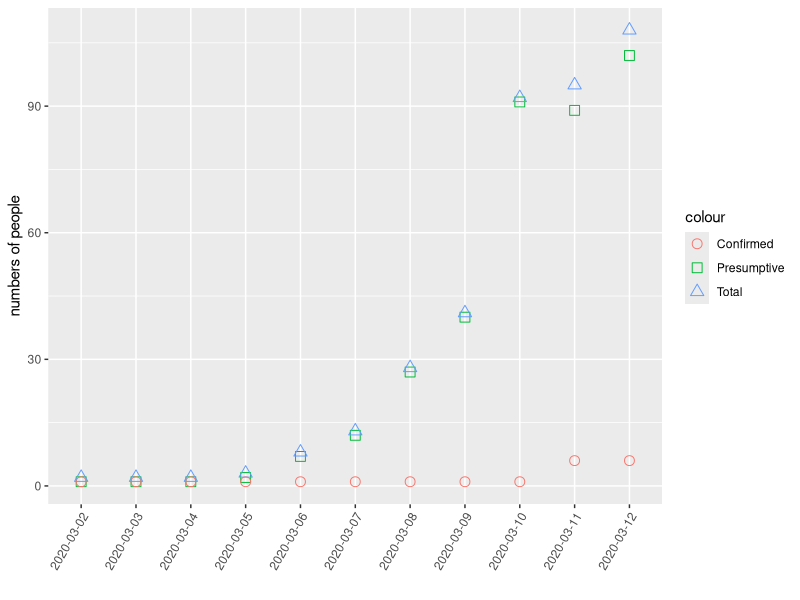
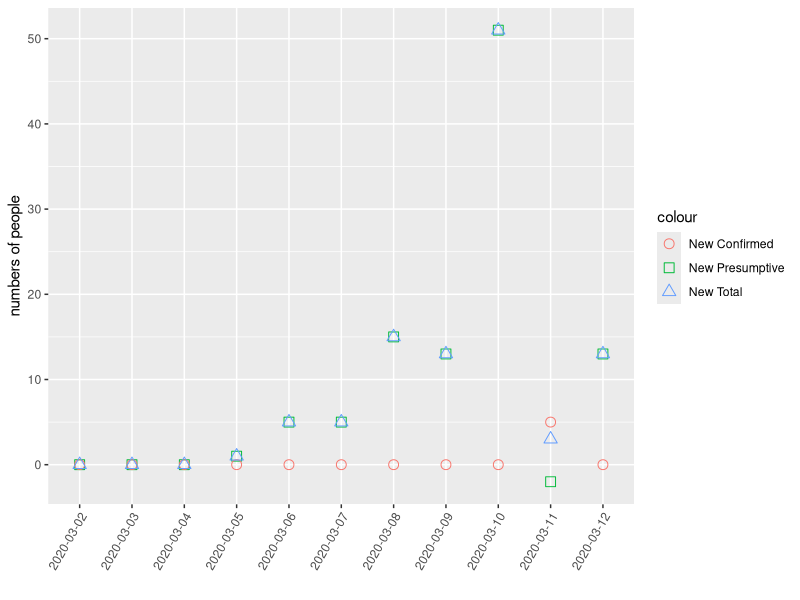
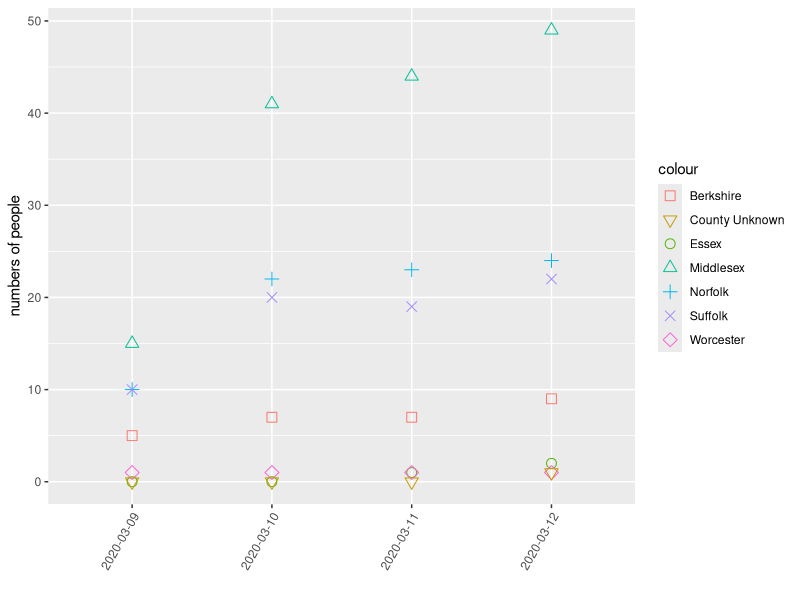
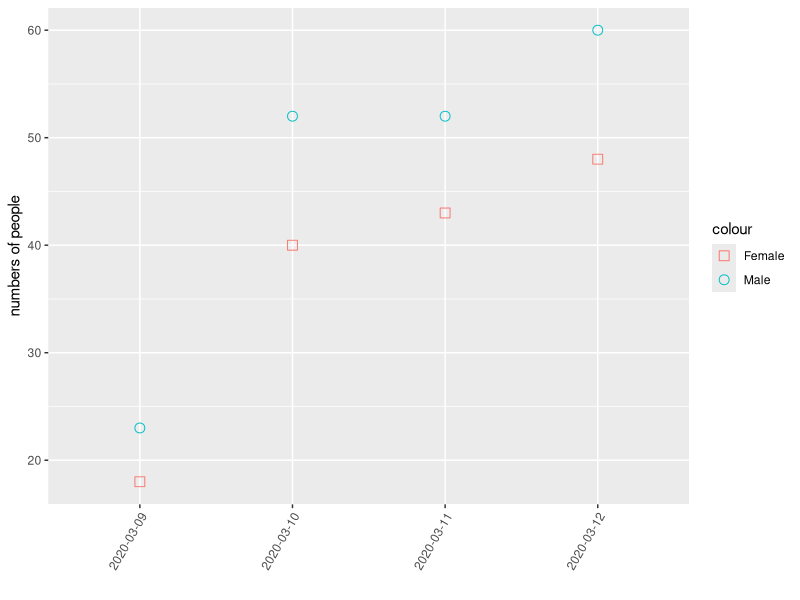
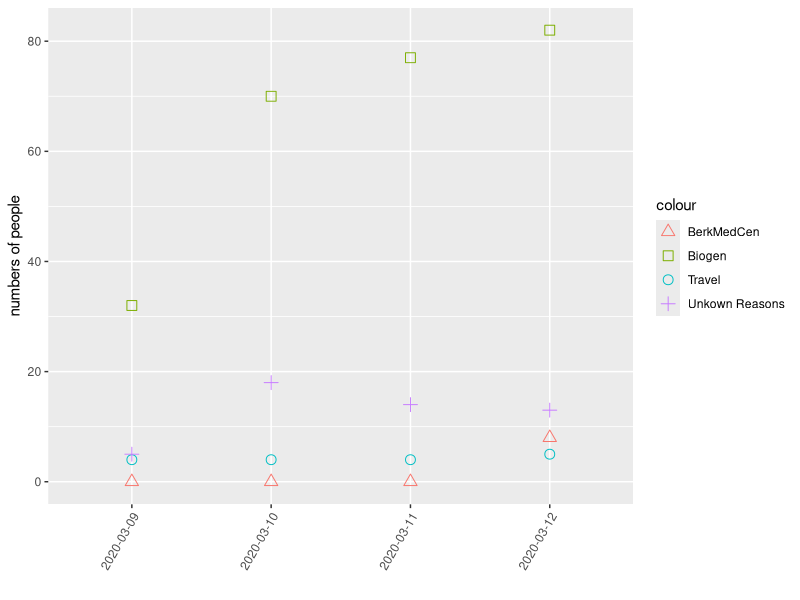
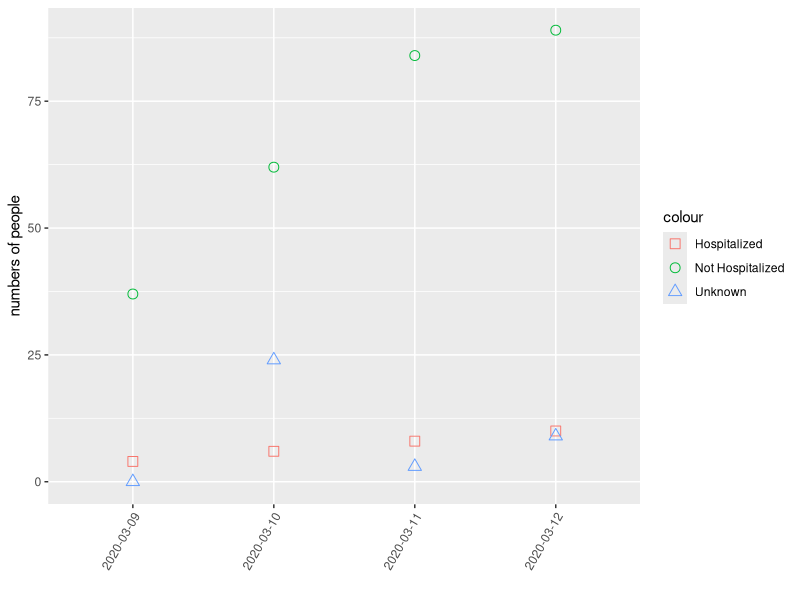

Source code (R) for these figures, in order:
## ---- chunk 1
knitr::opts_chunk$set(echo = TRUE)
## ---- chunk 2
library(tidyverse)
library(lubridate)
masCov <- read.csv("covmas.csv")
sources <- read.csv("masSources.csv")
covMasDet <- read.csv("covmasdetail.csv")
covMasDay <- read.csv("covmasday.csv")
## ---- chunk 3
masCov %>% ggplot()+geom_point(aes(date,presumptive,color="Presumptive"), shape=0,size=3)+geom_point(aes(date,confirmed,color="Confirmed"),shape=1,size=3)+geom_point(aes(date,total,color="Total"),shape=2,size=3)+ylab("numbers of people")+xlab("")+theme(axis.text.x = element_text(angle = 60, hjust = 1))
## ---- chunk 4
covMasDay %>% ggplot()+geom_point(aes(date,newPresum,color="New Presumptive"),shape=0,size=3)+geom_point(aes(date,newConfirm,color="New Confirmed"),shape=1,size=3)+geom_point(aes(date,newTotal,color="New Total"),shape=2,size=3)+ylab("numbers of people")+xlab("")+theme(axis.text.x = element_text(angle = 60, hjust = 1))
## ---- chunk 5
covMasDet %>% ggplot()+geom_point(aes(date,Berkshire,color="Berkshire"),shape=0,size=3)+geom_point(aes(date,Essex,color="Essex"),shape=1,size=3)+geom_point(aes(date,Middlesex,color="Middlesex"),shape=2,size=3)+geom_point(aes(date,Norfolk,color="Norfolk"),shape=3,size=3)+geom_point(aes(date,Suffolk,color="Suffolk"),shape=4,size=3)+geom_point(aes(date,Worcester,color="Worcester"),shape=5,size=3)+geom_point(aes(date,CntUnknown,color="County Unknown"),shape=6,size=3)+ylab("numbers of people")+xlab("")+theme(axis.text.x = element_text(angle = 60, hjust = 1))
## ---- chunk 6
covMasDet %>% ggplot()+geom_point(aes(date,Female,color="Female"),shape=0,size=3)+geom_point(aes(date,Male,color="Male"),shape=1,size=3)+ylab("numbers of people")+xlab("")+theme(axis.text.x = element_text(angle = 60, hjust = 1))
## ---- chunk 7
covMasDet %>% ggplot()+geom_point(aes(date,Biogen,color="Biogen"),shape=0,size=3)+geom_point(aes(date,Travel,color="Travel"),shape=1,size=3)+geom_point(aes(date,BerkMedCen,color="BerkMedCen"),shape=2,size=3)+geom_point(aes(date,UnkownReason,color="Unkown Reasons"),shape=3,size=3)+ylab("numbers of people")+xlab("")+theme(axis.text.x = element_text(angle = 60, hjust = 1))
## ---- chunk 8
covMasDet %>% ggplot()+geom_point(aes(date,hospitalized,color="Hospitalized"),shape=0,size=3)+geom_point(aes(date,notHospitalized,color="Not Hospitalized"),shape=1,size=3)+geom_point(aes(date,Hosunknown,color="Unknown"),shape=2,size=3)+ylab("numbers of people")+xlab("")+theme(axis.text.x = element_text(angle = 60, hjust = 1))
